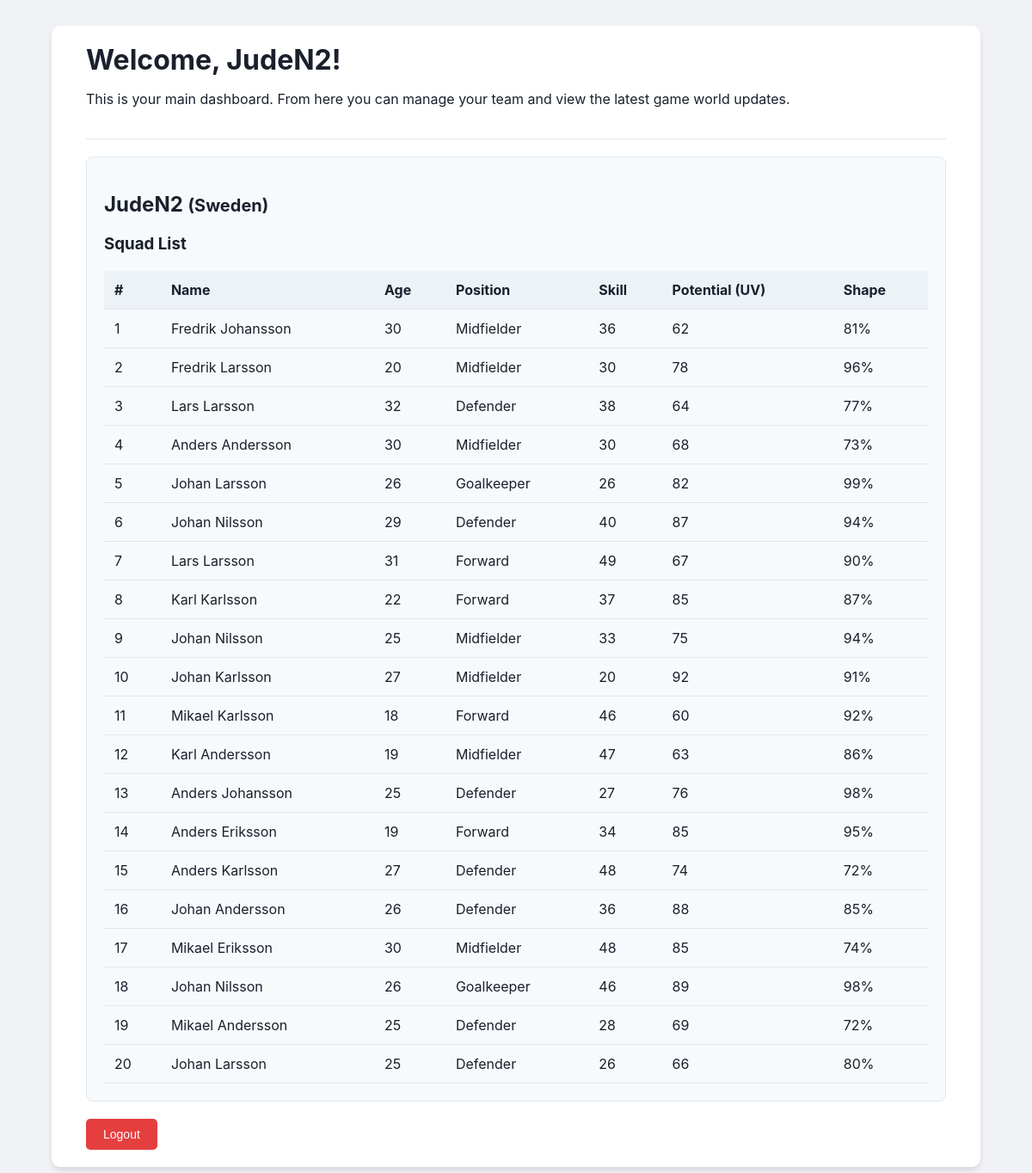
The app's page /dashboard (signed in) with its own data.
### app/models.py (models this page shows, shortened)
class User(db.Model):
    id = db.Column(db.Integer, primary_key=True)
    username = db.Column(db.String(80), unique=True, nullable=False)
    password_hash = db.Column(db.String(128))
    team = db.relationship('Team', backref='user', uselist=False, cascade="all, delete-orphan")

class Team(db.Model):
    id = db.Column(db.Integer, primary_key=True)
    name = db.Column(db.String(100), unique=True, nullable=False)
    country = db.Column(db.String(50), nullable=False)
    user_id = db.Column(db.Integer, db.ForeignKey('user.id'), nullable=False, unique=True)
    players = db.relationship('Player', backref='team', lazy=True, cascade="all, delete-orphan")

class Player(db.Model):
    id = db.Column(db.Integer, primary_key=True)
    name = db.Column(db.String(100), nullable=False)
    age = db.Column(db.Integer, nullable=False)
    position = db.Column(db.Enum(Position), nullable=False)
    skill = db.Column(db.Integer, nullable=False)
    potential = db.Column(db.Integer, nullable=False) # "UV" (utvecklingsvärde)
    shape = db.Column(db.Integer, nullable=False)
    shirt_number = db.Column(db.Integer, nullable=False)
    team_id = db.Column(db.Integer, db.ForeignKey('team.id'), nullable=False)

### app/routes_game.py (the view)
@game_bp.route('/dashboard')
def dashboard():
    if 'username' not in session:
        return redirect(url_for('auth_bp.login'))
    user = User.query.filter_by(username=session['username']).first()
    return render_template('dashboard.html', user=user)

### app/templates/dashboard.html (shortened to what this page needs)
<!DOCTYPE html>
<html lang="en">
<head>
</head>
<body>
    <div class="container">
        <header>
            <h1>Welcome, {{ user.username }}!</h1>
            <p>This is your main dashboard. From here you can manage your team and view the latest game world updates.</p>
        </header>
        <main>
            <div class="widget">
                {% if user.team %}
                    <h2>{{ user.team.name }} <small>({{ user.team.country }})</small></h2>
                    <h3>Squad List</h3>
                    <table>
                        <thead>
                            <tr>
                                <th>#</th>
                                <th>Name</th>
                                <th>Age</th>
                                <th>Position</th>
                                <th>Skill</th>
                                <th>Potential (UV)</th>
                                <th>Shape</th>
                            </tr>
                        </thead>
                        <tbody>
                            {% for player in user.team.players | sort(attribute='shirt_number') %}
                            <tr>
                                <td>{{ player.shirt_number }}</td>
                                <td>{{ player.name }}</td>
                                <td>{{ player.age }}</td>
                                <td>{{ player.position.value }}</td>
                                <td>{{ player.skill }}</td>
                                <td>{{ player.potential }}</td>
                                <td>{{ player.shape }}%</td>
                            </tr>
                            {% endfor %}
                        </tbody>
                    </table>
                {% else %}
                    <h2>Your Team</h2>
                    <p>You do not have a team yet. Found your club to get started!</p>
                    <a href="{{ url_for('game_bp.create_team') }}">
                        <button class="action-btn">Create Your Team</button>
                    </a>
                {% endif %}
            </div>
        </main>
        <a href="{{ url_for('auth_bp.logout') }}"><button class="logout-btn">Logout</button></a>
    </div>
</body>
</html>

### app/templates/dashboard.html (style rules this page uses)
body { font-family: -apple-system, BlinkMacSystemFont, "Segoe UI", Roboto, Helvetica, Arial, sans-serif; background-color: #f0f2f5; margin: 0; padding: 30px; color: #1a202c; }
.container { max-width: 1000px; margin: 0 auto; background-color: #ffffff; padding: 20px 40px; border-radius: 10px; box-shadow: 0 4px 6px rgba(0, 0, 0, 0.1); }
header { border-bottom: 1px solid #e2e8f0; padding-bottom: 20px; margin-bottom: 20px; }
header h1 { margin: 0; }
.widget { background-color: #f7fafc; border: 1px solid #e2e8f0; border-radius: 8px; padding: 20px; margin-bottom: 20px; }
table { width: 100%; border-collapse: collapse; margin-top: 20px; }
th, td { padding: 12px; text-align: left; border-bottom: 1px solid #e2e8f0; }
th { background-color: #edf2f7; }
.logout-btn, .action-btn { display: inline-block; padding: 10px 20px; color: white; text-decoration: none; border-radius: 5px; border: none; cursor: pointer; font-size: 14px; }
.logout-btn { background-color: #e53e3e; }

### records on screen
User: username "JudeN2"
Team: team.name "JudeN2", team.country "Sweden"
Player: shirt_number "1", name "Fredrik Johansson", age "30", position.value "Midfielder", skill "36", potential "62", shape "81"
Player: shirt_number "2", name "Fredrik Larsson", age "20", position.value "Midfielder", skill "30", potential "78", shape "96"
Player: shirt_number "3", name "Lars Larsson", age "32", position.value "Defender", skill "38", potential "64", shape "77"
Player: shirt_number "4", name "Anders Andersson", age "30", position.value "Midfielder", skill "30", potential "68", shape "73"
Player: shirt_number "5", name "Johan Larsson", age "26", position.value "Goalkeeper", skill "26", potential "82", shape "99"
Player: shirt_number "6", name "Johan Nilsson", age "29", position.value "Defender", skill "40", potential "87", shape "94"
Player: shirt_number "7", name "Lars Larsson", age "31", position.value "Forward", skill "49", potential "67", shape "90"
Player: shirt_number "8", name "Karl Karlsson", age "22", position.value "Forward", skill "37", potential "85", shape "87"
Player: shirt_number "9", name "Johan Nilsson", age "25", position.value "Midfielder", skill "33", potential "75", shape "94"
Player: shirt_number "10", name "Johan Karlsson", age "27", position.value "Midfielder", skill "20", potential "92", shape "91"
Player: shirt_number "11", name "Mikael Karlsson", age "18", position.value "Forward", skill "46", potential "60", shape "92"
Player: shirt_number "12", name "Karl Andersson", age "19", position.value "Midfielder", skill "47", potential "63", shape "86"
Player: shirt_number "13", name "Anders Johansson", age "25", position.value "Defender", skill "27", potential "76", shape "98"
Player: shirt_number "14", name "Anders Eriksson", age "19", position.value "Forward", skill "34", potential "85", shape "95"
Player: shirt_number "15", name "Anders Karlsson", age "27", position.value "Defender", skill "48", potential "74", shape "72"
Player: shirt_number "16", name "Johan Andersson", age "26", position.value "Defender", skill "36", potential "88", shape "85"
Player: shirt_number "17", name "Mikael Eriksson", age "30", position.value "Midfielder", skill "48", potential "85", shape "74"
Player: shirt_number "18", name "Johan Nilsson", age "26", position.value "Goalkeeper", skill "46", potential "89", shape "98"
Player: shirt_number "19", name "Mikael Andersson", age "25", position.value "Defender", skill "28", potential "69", shape "72"
Player: shirt_number "20", name "Johan Larsson", age "25", position.value "Defender", skill "26", potential "66", shape "80"
